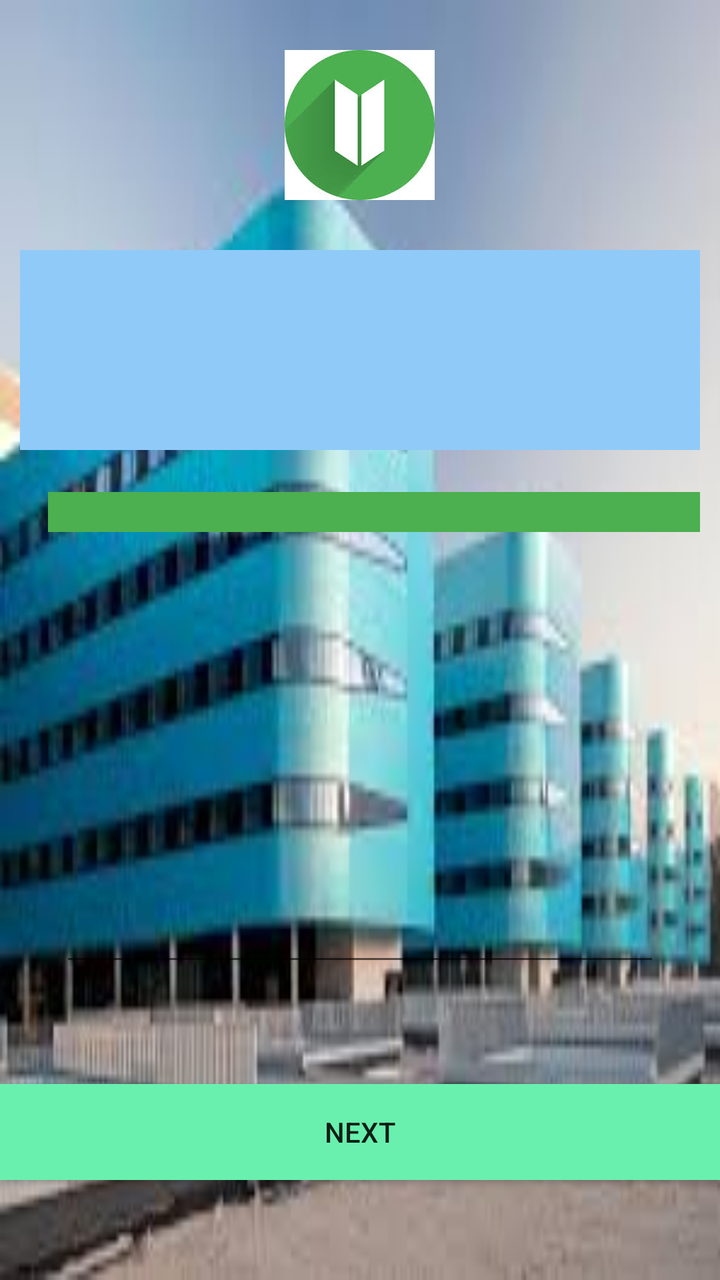
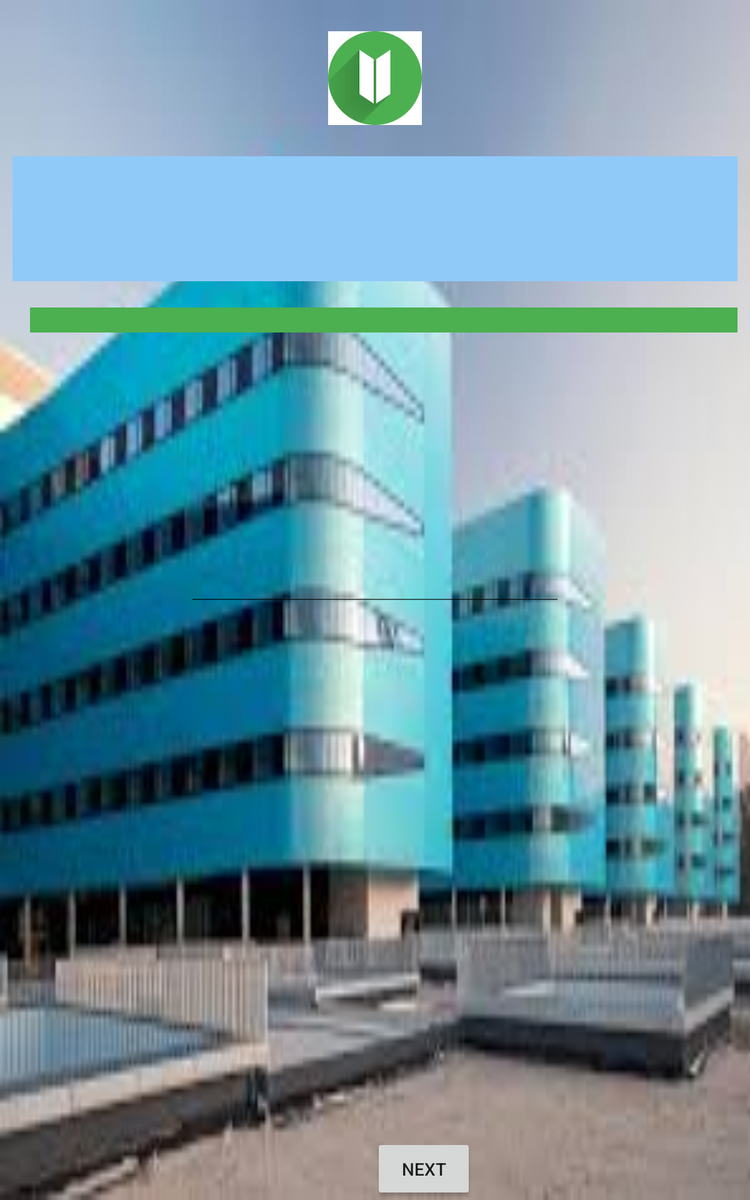

Compare how this app lays out the same screen by default and in its alternative resource folder. The renders come first, then the two layout files and the values they reference.
<!-- AndroidManifest.xml: application theme Theme.AppCompat.Light.DarkActionBar -->
<!-- res/layout/activity_game_option_text.xml -->
<?xml version="1.0" encoding="utf-8"?>
<LinearLayout xmlns:android="http://schemas.android.com/apk/res/android"
    xmlns:app="http://schemas.android.com/apk/res-auto"
    xmlns:tools="http://schemas.android.com/tools"
    android:orientation="vertical"
    android:layout_width="match_parent"
    android:layout_height="match_parent"
    tools:context="com.pumpun.proyectformapiantoniogonzalez.Activities.GameActivity"
    android:weightSum="1">

    <RelativeLayout
        android:layout_width="match_parent"
        android:layout_height="match_parent"
        android:background="@drawable/hospital">

        <TextView
            android:id="@+id/tv_pregunta"
            android:layout_width="match_parent"
            android:layout_height="100dp"
            android:layout_below="@+id/tv_titulo"
            android:background="@color/azul_oscuro"
            android:editable="true"
            android:enabled="true"
            android:gravity="center"
            android:maxLines="3"
            android:textAlignment="center"
            android:textColor="@color/azul"
            android:textSize="20dp"
            android:layout_alignParentStart="true"
            android:layout_marginStart="10dp"
            android:layout_marginEnd="10dp"/>
        <RelativeLayout
            android:id="@+id/rl_btn"
            android:layout_width="match_parent"
            android:layout_height="41dp"
            android:layout_gravity="center"
            android:gravity="bottom"
            android:layout_below="@+id/tv_pregunta"
            android:layout_alignParentStart="true"
            android:layout_marginStart="14dp">

            <ProgressBar
                android:id="@+id/PbSelector"
                style="@style/CustomProgressBar"
                android:maxHeight="40dp"
                android:maxWidth="300dp"
                android:layout_width="match_parent"
                android:layout_height="20dp"
                android:layout_marginEnd="10dp"
                android:layout_marginStart="10dp"
                android:background="@color/verde"
                android:indeterminate="false"
                android:max="110"
                android:progress="0"
                android:progressDrawable="@drawable/custom_progress_bar_horizontal" />

            <TextView
                android:id="@+id/tv_porcentaje"
                android:layout_width="150dp"
                android:layout_height="20dp"
                android:layout_alignParentEnd="true"
                android:layout_alignParentStart="true"
                android:layout_alignTop="@+id/PbSelector"
                android:layout_gravity="center"
                android:layout_marginEnd="10dp"
                android:layout_marginStart="10dp"
                android:background="#00000000"
                android:textAlignment="center">

            </TextView>

        </RelativeLayout>

        <TextView
            android:id="@+id/tv_message"
            android:layout_width="150dp"
            android:layout_height="35dp"
            android:layout_below="@+id/tv_pregunta"
            android:layout_centerHorizontal="true"
            android:visibility="visible" />

        <TextView
            android:id="@+id/tv_titulo"
            android:layout_width="250dp"
            android:layout_height="25dp"
            android:layout_below="@+id/ic_launcher"
            android:layout_centerHorizontal="true"
            android:textAlignment="center"
            android:textSize="18dp" />



        <EditText
            android:id="@+id/et_respuesta"
            android:layout_width="300dp"
            android:layout_height="200dp"
            android:ems="10"
            android:inputType="textMultiLine"
            android:layout_below="@+id/rl_btn"
            android:layout_centerHorizontal="true"
            android:layout_marginTop="22dp" />



        <ImageView
            android:id="@+id/ic_launcher"
            android:layout_width="75dp"
            android:layout_height="75dp"
            app:srcCompat="@drawable/img_fondo"
            android:layout_alignParentTop="true"
            android:layout_centerHorizontal="true"
            android:layout_marginTop="25dp" />
        <Button
            android:id="@+id/btn_enviar"
            android:layout_width="match_parent"
            android:layout_height="50dp"
            android:layout_alignParentBottom="true"
            android:layout_centerHorizontal="true"
            android:text="Enviar"
            android:visibility="invisible" />

        <Button
            android:id="@+id/btn_next"
            android:layout_width="match_parent"
            android:layout_height="wrap_content"
            android:background="#69F0AE"
            android:gravity="center"
            android:text="Next"
            android:layout_above="@+id/btn_enviar"
            android:layout_alignParentEnd="true" />


    </RelativeLayout>
</LinearLayout>
<!-- resources referenced by this layout -->
<resources>
  <color name="azul">#ffffff</color>
  <color name="azul_oscuro">#90caf9</color>
  <color name="verde">#4caf50</color>
  <!-- drawable hospital: jpeg bitmap (drawable, 8397 bytes) -->
  <!-- drawable img_fondo: jpeg bitmap (drawable, 5619 bytes) -->
  <style name="CustomProgressBar" parent="android:Widget.ProgressBar.Horizontal">
          <item name="android:indeterminateOnly">false</item>
          <item name="android:progressDrawable">@drawable/custom_progress_bar_horizontal</item>
          <item name="android:minHeight">10dip</item>
          <item name="android:maxHeight">20dip</item>
      </style>
</resources>
<!-- res/layout-sw600dp/activity_game_option_text.xml (the repository's variant of the layout above) -->
<!-- drawn on a 7-inch tablet held upright -->
<?xml version="1.0" encoding="utf-8"?>
<LinearLayout xmlns:android="http://schemas.android.com/apk/res/android"
    xmlns:app="http://schemas.android.com/apk/res-auto"
    xmlns:tools="http://schemas.android.com/tools"
    android:orientation="vertical"
    android:layout_width="match_parent"
    android:layout_height="match_parent"
    tools:context="com.pumpun.proyectformapiantoniogonzalez.Activities.GameActivity"
    android:weightSum="1">

    <RelativeLayout
        android:layout_width="match_parent"
        android:layout_height="match_parent"
        android:background="@drawable/hospital">

        <TextView
            android:id="@+id/tv_pregunta"
            android:layout_width="match_parent"
            android:layout_height="100dp"
            android:layout_below="@+id/tv_titulo"
            android:background="@color/azul_oscuro"
            android:editable="true"
            android:enabled="true"
            android:gravity="center"
            android:maxLines="3"
            android:textAlignment="center"
            android:textColor="@color/azul"
            android:textSize="20dp"
            android:layout_alignParentStart="true"
            android:layout_marginStart="10dp"
            android:layout_marginEnd="10dp"/>
        <RelativeLayout
            android:id="@+id/rl_btn"
            android:layout_width="match_parent"
            android:layout_height="41dp"
            android:layout_gravity="center"
            android:gravity="bottom"
            android:layout_below="@+id/tv_pregunta"
            android:layout_alignParentStart="true"
            android:layout_marginStart="14dp">

            <ProgressBar
                android:id="@+id/PbSelector"
                style="@style/CustomProgressBar"
                android:maxHeight="40dp"
                android:maxWidth="300dp"
                android:layout_width="match_parent"
                android:layout_height="20dp"
                android:layout_marginEnd="10dp"
                android:layout_marginStart="10dp"
                android:background="@color/verde"
                android:indeterminate="false"
                android:max="110"
                android:progress="0"
                android:progressDrawable="@drawable/custom_progress_bar_horizontal" />

            <TextView
                android:id="@+id/tv_porcentaje"
                android:layout_width="150dp"
                android:layout_height="20dp"
                android:layout_alignParentEnd="true"
                android:layout_alignParentStart="true"
                android:layout_alignTop="@+id/PbSelector"
                android:layout_gravity="center"
                android:layout_marginEnd="10dp"
                android:layout_marginStart="10dp"
                android:background="#00000000"
                android:textAlignment="center">

            </TextView>

        </RelativeLayout>

        <TextView
            android:id="@+id/tv_message"
            android:layout_width="150dp"
            android:layout_height="35dp"
            android:layout_below="@+id/tv_pregunta"
            android:layout_centerHorizontal="true"
            android:visibility="visible" />

        <TextView
            android:id="@+id/tv_titulo"
            android:layout_width="250dp"
            android:layout_height="25dp"
            android:layout_below="@+id/ic_launcher"
            android:layout_centerHorizontal="true"
            android:textAlignment="center"
            android:textSize="18dp" />

        <Button
            android:id="@+id/btn_enviar"
            android:layout_width="80dp"
            android:layout_height="50dp"
            android:text="Enviar"
            android:visibility="invisible"
            android:layout_marginStart="32dp"
            android:layout_alignParentBottom="true"
            android:layout_alignStart="@+id/tv_titulo" />

        <EditText
            android:id="@+id/et_respuesta"
            android:layout_width="300dp"
            android:layout_height="200dp"
            android:ems="10"
            android:inputType="textMultiLine"
            android:layout_below="@+id/rl_btn"
            android:layout_centerHorizontal="true"
            android:layout_marginTop="22dp" />

        <Button
            android:id="@+id/btn_next"
            android:layout_width="80dp"
            android:layout_height="50dp"
            android:layout_alignParentBottom="true"
            android:layout_marginStart="12dp"
            android:layout_toEndOf="@+id/btn_enviar"
            android:text="Next" />

        <ImageView
            android:id="@+id/ic_launcher"
            android:layout_width="75dp"
            android:layout_height="75dp"
            app:srcCompat="@drawable/img_fondo"
            android:layout_alignParentTop="true"
            android:layout_centerHorizontal="true"
            android:layout_marginTop="25dp" />

    </RelativeLayout>
</LinearLayout>
